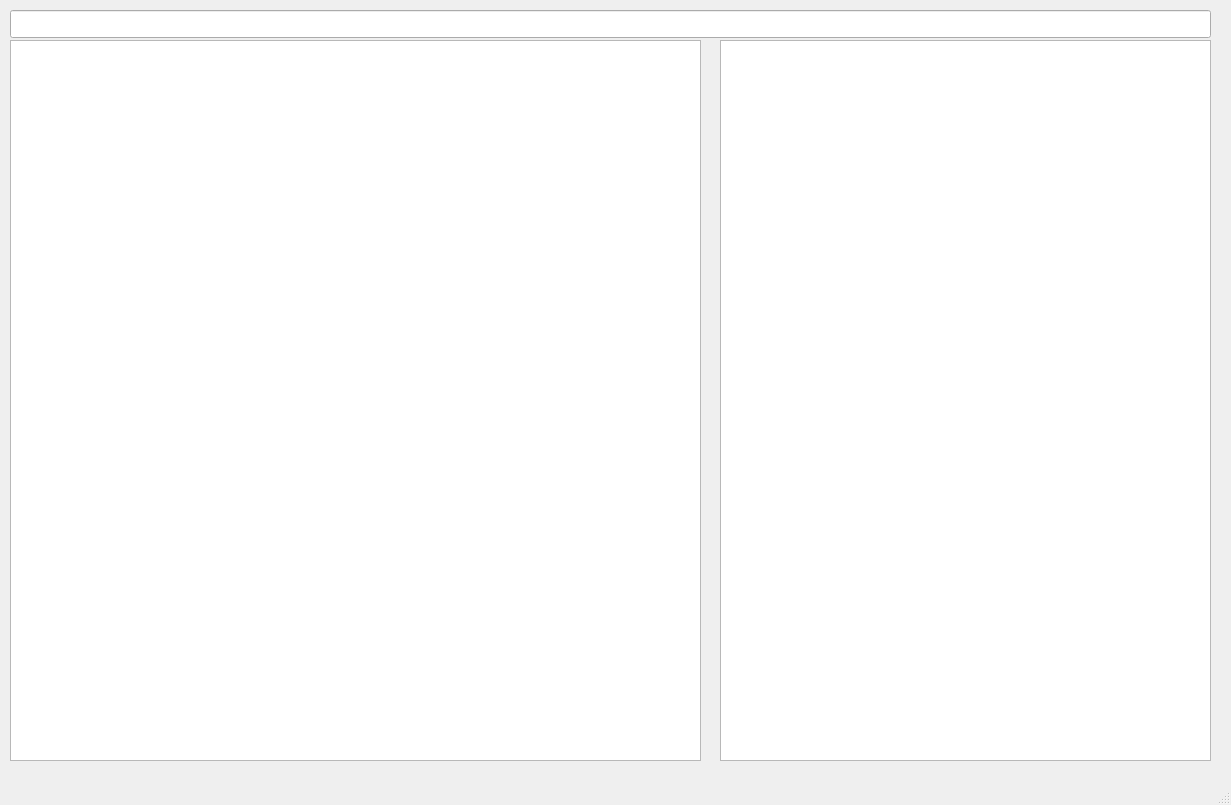
<?xml version="1.0" encoding="UTF-8"?>
<ui version="4.0">
 <class>MainWindow</class>
 <widget class="QMainWindow" name="MainWindow">
  <property name="geometry">
   <rect>
    <x>0</x>
    <y>0</y>
    <width>1231</width>
    <height>805</height>
   </rect>
  </property>
  <property name="windowTitle">
   <string>MainWindow</string>
  </property>
  <widget class="QWidget" name="centralwidget">
   <widget class="QListView" name="listView_endpoints">
    <property name="enabled">
     <bool>true</bool>
    </property>
    <property name="geometry">
     <rect>
      <x>10</x>
      <y>40</y>
      <width>691</width>
      <height>721</height>
     </rect>
    </property>
    <property name="sizePolicy">
     <sizepolicy hsizetype="Fixed" vsizetype="Expanding">
      <horstretch>0</horstretch>
      <verstretch>0</verstretch>
     </sizepolicy>
    </property>
   </widget>
   <widget class="QTextEdit" name="textEdit_endpoint_definition">
    <property name="geometry">
     <rect>
      <x>720</x>
      <y>40</y>
      <width>491</width>
      <height>721</height>
     </rect>
    </property>
    <property name="readOnly">
     <bool>true</bool>
    </property>
    <property name="html">
     <string>&lt;!DOCTYPE HTML PUBLIC &quot;-//W3C//DTD HTML 4.0//EN&quot; &quot;http://www.w3.org/TR/REC-html40/strict.dtd&quot;&gt;
&lt;html&gt;&lt;head&gt;&lt;meta name=&quot;qrichtext&quot; content=&quot;1&quot; /&gt;&lt;meta charset=&quot;utf-8&quot; /&gt;&lt;style type=&quot;text/css&quot;&gt;
p, li { white-space: pre-wrap; }
hr { height: 1px; border-width: 0; }
li.unchecked::marker { content: &quot;\2610&quot;; }
li.checked::marker { content: &quot;\2612&quot;; }
&lt;/style&gt;&lt;/head&gt;&lt;body style=&quot; font-family:'Fira Sans'; font-size:10pt; font-weight:400; font-style:normal;&quot;&gt;
&lt;p style=&quot;-qt-paragraph-type:empty; margin-top:0px; margin-bottom:0px; margin-left:0px; margin-right:0px; -qt-block-indent:0; text-indent:0px;&quot;&gt;&lt;br /&gt;&lt;/p&gt;&lt;/body&gt;&lt;/html&gt;</string>
    </property>
   </widget>
   <widget class="QLineEdit" name="lineEdit_url">
    <property name="geometry">
     <rect>
      <x>10</x>
      <y>10</y>
      <width>1201</width>
      <height>28</height>
     </rect>
    </property>
    <property name="sizePolicy">
     <sizepolicy hsizetype="Fixed" vsizetype="Fixed">
      <horstretch>0</horstretch>
      <verstretch>0</verstretch>
     </sizepolicy>
    </property>
    <property name="frame">
     <bool>true</bool>
    </property>
   </widget>
  </widget>
  <widget class="QMenuBar" name="menubar">
   <property name="geometry">
    <rect>
     <x>0</x>
     <y>0</y>
     <width>1231</width>
     <height>25</height>
    </rect>
   </property>
  </widget>
  <widget class="QStatusBar" name="statusbar"/>
 </widget>
 <resources/>
 <connections/>
</ui>
